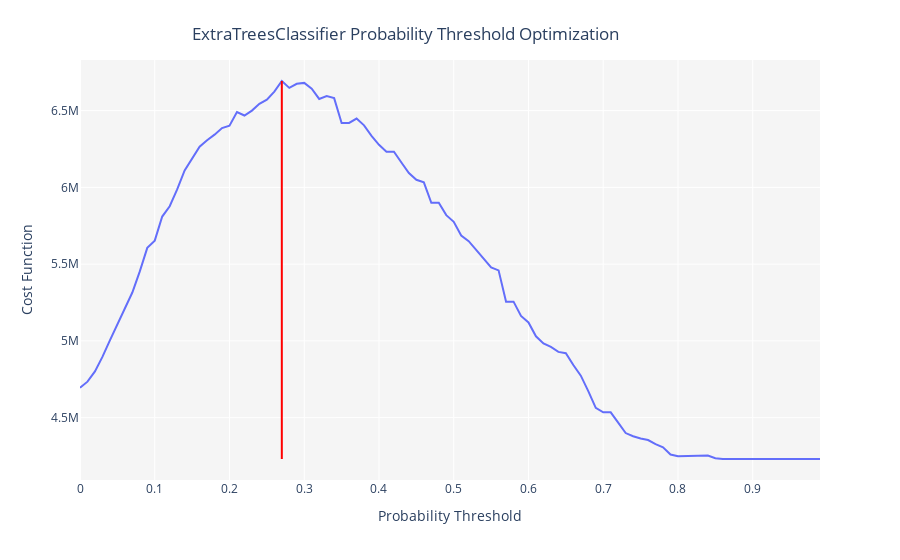

Notebook code cell kept with this figure:
### Code cell
#optimize threshold for trained model
optimize_threshold(et, true_negative = 10, false_negative = -5000, true_positive = 1000, false_positive = -500)
